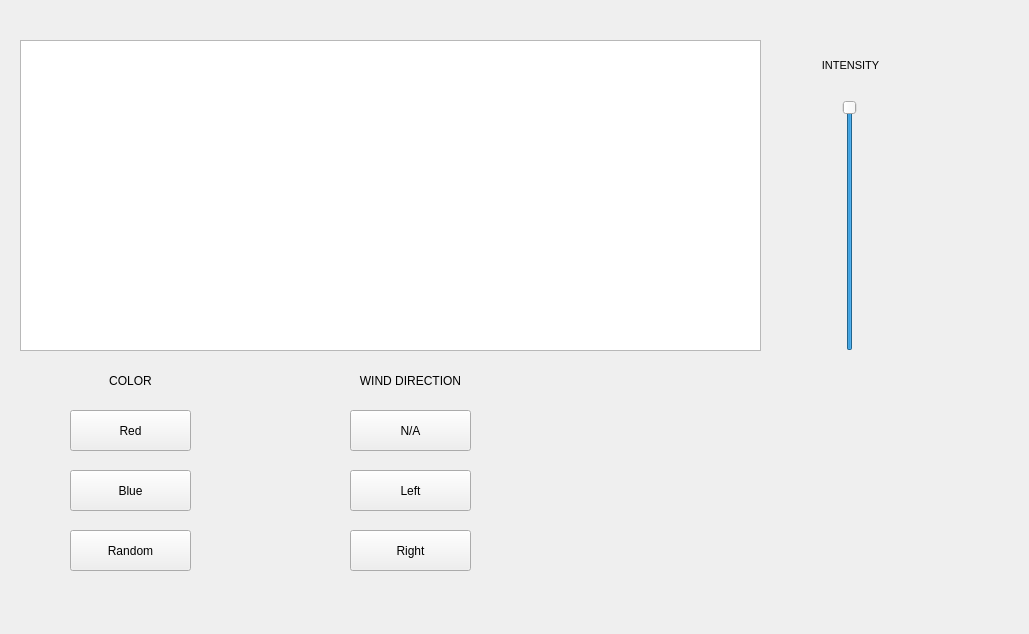
<?xml version="1.0" encoding="UTF-8"?>
<ui version="4.0">
 <class>MainWindow</class>
 <widget class="QMainWindow" name="MainWindow">
  <property name="geometry">
   <rect>
    <x>0</x>
    <y>0</y>
    <width>1029</width>
    <height>634</height>
   </rect>
  </property>
  <property name="windowTitle">
   <string>MainWindow</string>
  </property>
  <widget class="QWidget" name="centralWidget">
   <widget class="QPushButton" name="pushButton">
    <property name="geometry">
     <rect>
      <x>70</x>
      <y>410</y>
      <width>121</width>
      <height>41</height>
     </rect>
    </property>
    <property name="text">
     <string>Red</string>
    </property>
   </widget>
   <widget class="QGraphicsView" name="graphicsView">
    <property name="geometry">
     <rect>
      <x>20</x>
      <y>40</y>
      <width>741</width>
      <height>311</height>
     </rect>
    </property>
   </widget>
   <widget class="QPushButton" name="pushButton_2">
    <property name="geometry">
     <rect>
      <x>70</x>
      <y>470</y>
      <width>121</width>
      <height>41</height>
     </rect>
    </property>
    <property name="text">
     <string>Blue</string>
    </property>
   </widget>
   <widget class="QPushButton" name="pushButton_3">
    <property name="geometry">
     <rect>
      <x>70</x>
      <y>530</y>
      <width>121</width>
      <height>41</height>
     </rect>
    </property>
    <property name="text">
     <string>Random</string>
    </property>
   </widget>
   <widget class="QSlider" name="verticalSlider">
    <property name="geometry">
     <rect>
      <x>840</x>
      <y>100</y>
      <width>20</width>
      <height>251</height>
     </rect>
    </property>
    <property name="minimum">
     <number>1</number>
    </property>
    <property name="maximum">
     <number>10</number>
    </property>
    <property name="pageStep">
     <number>1</number>
    </property>
    <property name="value">
     <number>10</number>
    </property>
    <property name="orientation">
     <enum>Qt::Vertical</enum>
    </property>
   </widget>
   <widget class="QLabel" name="label">
    <property name="geometry">
     <rect>
      <x>780</x>
      <y>40</y>
      <width>141</width>
      <height>51</height>
     </rect>
    </property>
    <property name="font">
     <font>
      <pointsize>8</pointsize>
     </font>
    </property>
    <property name="text">
     <string>INTENSITY</string>
    </property>
    <property name="alignment">
     <set>Qt::AlignCenter</set>
    </property>
   </widget>
   <widget class="QLabel" name="label_2">
    <property name="geometry">
     <rect>
      <x>70</x>
      <y>370</y>
      <width>121</width>
      <height>21</height>
     </rect>
    </property>
    <property name="text">
     <string>COLOR</string>
    </property>
    <property name="alignment">
     <set>Qt::AlignCenter</set>
    </property>
   </widget>
   <widget class="QLabel" name="label_3">
    <property name="geometry">
     <rect>
      <x>320</x>
      <y>370</y>
      <width>181</width>
      <height>21</height>
     </rect>
    </property>
    <property name="text">
     <string>WIND DIRECTION</string>
    </property>
    <property name="alignment">
     <set>Qt::AlignCenter</set>
    </property>
   </widget>
   <widget class="QPushButton" name="pushButton_4">
    <property name="geometry">
     <rect>
      <x>350</x>
      <y>530</y>
      <width>121</width>
      <height>41</height>
     </rect>
    </property>
    <property name="text">
     <string>Right</string>
    </property>
   </widget>
   <widget class="QPushButton" name="pushButton_5">
    <property name="geometry">
     <rect>
      <x>350</x>
      <y>470</y>
      <width>121</width>
      <height>41</height>
     </rect>
    </property>
    <property name="text">
     <string>Left</string>
    </property>
   </widget>
   <widget class="QPushButton" name="pushButton_6">
    <property name="geometry">
     <rect>
      <x>350</x>
      <y>410</y>
      <width>121</width>
      <height>41</height>
     </rect>
    </property>
    <property name="text">
     <string>N/A</string>
    </property>
   </widget>
  </widget>
 </widget>
 <layoutdefault spacing="6" margin="11"/>
 <resources/>
 <connections>
  <connection>
   <sender>pushButton_2</sender>
   <signal>clicked()</signal>
   <receiver>MainWindow</receiver>
   <slot>blueClicked()</slot>
   <hints>
    <hint type="sourcelabel">
     <x>108</x>
     <y>509</y>
    </hint>
    <hint type="destinationlabel">
     <x>365</x>
     <y>439</y>
    </hint>
   </hints>
  </connection>
  <connection>
   <sender>pushButton_3</sender>
   <signal>clicked()</signal>
   <receiver>MainWindow</receiver>
   <slot>randomClicked()</slot>
   <hints>
    <hint type="sourcelabel">
     <x>154</x>
     <y>556</y>
    </hint>
    <hint type="destinationlabel">
     <x>610</x>
     <y>446</y>
    </hint>
   </hints>
  </connection>
  <connection>
   <sender>pushButton</sender>
   <signal>clicked()</signal>
   <receiver>MainWindow</receiver>
   <slot>redClicked()</slot>
   <hints>
    <hint type="sourcelabel">
     <x>91</x>
     <y>434</y>
    </hint>
    <hint type="destinationlabel">
     <x>174</x>
     <y>459</y>
    </hint>
   </hints>
  </connection>
  <connection>
   <sender>verticalSlider</sender>
   <signal>valueChanged(int)</signal>
   <receiver>MainWindow</receiver>
   <slot>sliderMoved(int)</slot>
   <hints>
    <hint type="sourcelabel">
     <x>853</x>
     <y>141</y>
    </hint>
    <hint type="destinationlabel">
     <x>917</x>
     <y>140</y>
    </hint>
   </hints>
  </connection>
  <connection>
   <sender>pushButton_5</sender>
   <signal>clicked()</signal>
   <receiver>MainWindow</receiver>
   <slot>leftWind()</slot>
   <hints>
    <hint type="sourcelabel">
     <x>441</x>
     <y>490</y>
    </hint>
    <hint type="destinationlabel">
     <x>525</x>
     <y>491</y>
    </hint>
   </hints>
  </connection>
  <connection>
   <sender>pushButton_6</sender>
   <signal>clicked()</signal>
   <receiver>MainWindow</receiver>
   <slot>noWind()</slot>
   <hints>
    <hint type="sourcelabel">
     <x>457</x>
     <y>420</y>
    </hint>
    <hint type="destinationlabel">
     <x>539</x>
     <y>398</y>
    </hint>
   </hints>
  </connection>
  <connection>
   <sender>pushButton_4</sender>
   <signal>clicked()</signal>
   <receiver>MainWindow</receiver>
   <slot>rightWind()</slot>
   <hints>
    <hint type="sourcelabel">
     <x>464</x>
     <y>549</y>
    </hint>
    <hint type="destinationlabel">
     <x>544</x>
     <y>543</y>
    </hint>
   </hints>
  </connection>
 </connections>
 <slots>
  <slot>slot1(bool)</slot>
  <slot>blueClicked()</slot>
  <slot>randomClicked()</slot>
  <slot>redClicked()</slot>
  <slot>sliderMoved(int)</slot>
  <slot>leftWind()</slot>
  <slot>noWind()</slot>
  <slot>rightWind()</slot>
 </slots>
</ui>
